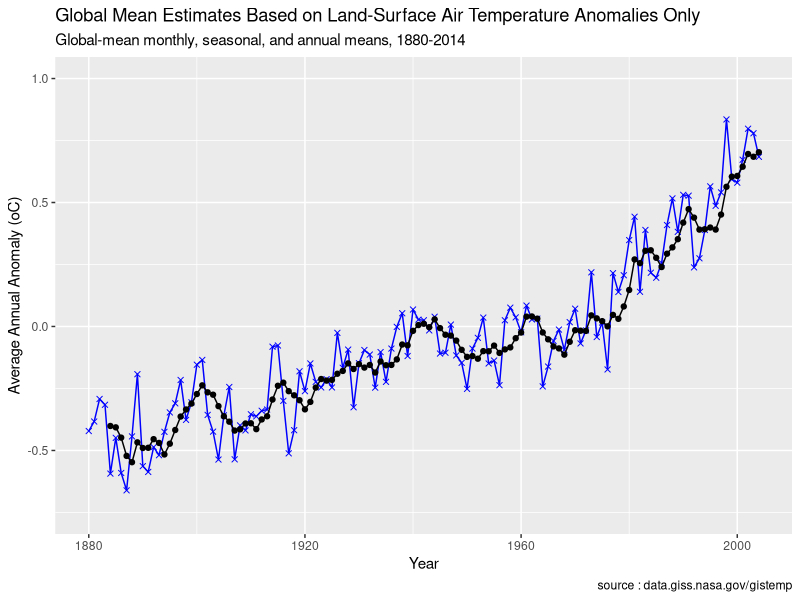
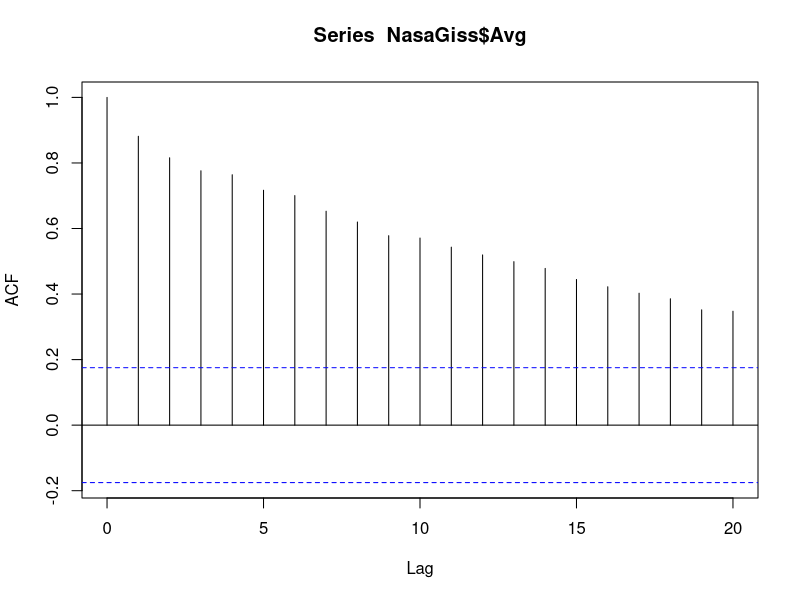

Source code (R) for these figures, in order:
#SMA from Time series Douglas Page23
library(readr)
library(magrittr)
library(dplyr)
library(ggplot2)
library(TTR)
NasaGiss <- read_csv("NasaGiss.csv")
#blue
NasaGiss <- NasaGiss %>% mutate(Avg = (Jan+Feb+Mar+Apr+May+Jun+Jul+Aug+Sep+Oct+Nov+Dec)/12.0) %>% select(Year,Avg)
#black
NasaGiss$SMA <- SMA(NasaGiss$Avg,5) #TTR lib
ggplot(NasaGiss,aes(Year))+geom_line(aes(y=NasaGiss$Avg),color="blue")+geom_point(aes(y=NasaGiss$Avg),color="blue",shape=4)+ylim(-0.75,1)+geom_line(aes(y=NasaGiss$SMA),color="black")+geom_point(aes(y=NasaGiss$SMA),color="black")+labs(y="Average Annual Anomaly (oC)",title="Global Mean Estimates Based on Land-Surface Air Temperature Anomalies Only",subtitle="Global-mean monthly, seasonal, and annual means, 1880-2014",caption="source : data.giss.nasa.gov/gistemp")

acf(NasaGiss$Avg,NULL,plot=TRUE)
